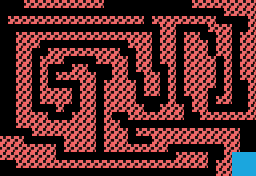

A 2D game scene composited from a Tiled map and its tileset images. What follows is a short description and the map's XML, with every tile layer's data as written:
An orthogonal 32x22 tile map with 8x8 px tiles, 1 tile layer (Capa de patrones 1).

<map version="1.2" tiledversion="2019.12.11" orientation="orthogonal" renderorder="right-down" compressionlevel="0" width="32" height="22" tilewidth="8" tileheight="8" infinite="0" nextlayerid="2" nextobjectid="1">
 <tileset firstgid="1" source="../tileset.tsx" />
 <layer id="1" name="Capa de patrones 1" width="32" height="22">
  <data encoding="csv">
0,0,0,2,2,2,2,2,2,2,2,2,2,0,0,0,0,0,0,0,0,0,0,0,2,2,2,2,2,2,2,2,
0,0,0,0,0,0,0,0,0,0,0,0,0,0,0,0,0,0,0,0,0,0,0,0,0,0,0,0,2,2,2,2,
0,2,2,2,2,2,2,2,2,2,2,2,2,2,2,2,2,2,0,2,2,2,2,2,2,2,2,0,0,0,0,2,
0,0,0,0,0,0,0,0,0,0,0,0,0,0,0,0,0,0,0,0,2,2,0,0,0,0,2,2,2,0,0,2,
0,0,2,2,2,2,2,2,2,2,2,2,2,2,2,2,2,2,2,0,2,2,0,2,2,0,0,2,2,0,2,2,
0,0,2,2,2,0,0,0,0,0,0,0,0,0,0,0,2,2,2,0,2,2,0,2,2,2,0,2,2,0,2,2,
0,0,2,2,0,0,2,2,2,2,2,2,2,2,2,0,0,2,2,0,2,2,0,2,2,2,0,2,2,0,2,2,
0,0,2,2,0,2,2,2,0,0,0,0,2,2,2,2,0,2,2,0,2,2,0,2,2,2,2,0,2,0,2,2,
0,0,2,2,0,2,0,0,0,2,2,0,0,0,2,2,0,2,2,0,0,2,0,2,2,2,2,0,2,0,2,2,
0,0,2,2,0,2,0,2,2,2,2,2,0,0,2,2,0,0,2,2,0,2,0,2,2,2,2,0,2,0,2,2,
0,0,2,2,0,2,0,0,0,0,2,2,0,2,2,2,2,0,2,2,0,2,0,2,2,2,2,0,2,0,0,2,
0,0,2,2,0,2,2,2,2,0,2,2,0,2,2,2,2,0,2,2,0,2,0,2,2,2,0,0,2,0,0,2,
0,0,2,2,0,2,2,2,2,0,2,2,0,2,2,2,2,0,0,0,0,2,0,0,2,2,0,2,2,0,0,2,
0,0,2,2,0,0,0,2,0,0,2,2,0,2,2,2,2,2,0,0,2,2,2,0,2,2,0,0,0,0,0,2,
0,0,2,2,2,2,0,0,0,2,2,2,0,2,0,0,2,2,2,2,2,2,2,0,0,2,2,2,2,2,2,2,
0,0,2,2,2,2,2,2,2,2,2,2,0,2,2,0,0,0,0,0,0,0,0,0,0,0,0,0,0,0,0,0,
0,0,0,0,2,2,2,2,2,2,2,2,0,2,2,2,0,2,2,2,2,2,2,2,2,2,2,2,2,2,0,0,
2,2,2,0,0,0,0,0,2,2,2,2,0,2,2,2,0,0,0,2,2,2,2,2,2,2,2,2,2,2,0,0,
2,2,2,2,2,2,2,0,2,2,2,2,0,2,2,2,2,2,2,2,2,0,0,0,0,0,0,0,2,2,0,0,
2,2,2,2,2,2,2,0,0,0,0,0,0,0,0,0,0,0,0,0,0,0,2,2,2,2,0,0,2,4,4,4,
0,0,2,2,2,2,2,2,2,2,2,2,2,2,2,2,2,2,2,2,2,2,2,2,2,2,0,2,2,4,4,4,
0,0,0,0,0,0,0,0,0,0,0,0,0,0,0,0,0,0,0,0,0,0,0,0,0,0,0,2,2,4,4,4
</data>
 </layer>
</map>
